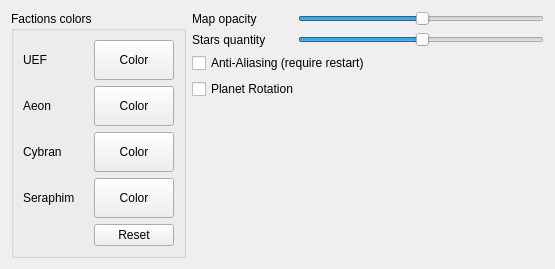
<?xml version="1.0" encoding="UTF-8"?>
<ui version="4.0">
 <class>mainWidget</class>
 <widget class="QWidget" name="mainWidget">
  <property name="geometry">
   <rect>
    <x>0</x>
    <y>0</y>
    <width>555</width>
    <height>258</height>
   </rect>
  </property>
  <property name="windowTitle">
   <string>Galactic War Options</string>
  </property>
  <property name="styleSheet">
   <string notr="true"/>
  </property>
  <layout class="QGridLayout" name="gridLayout_2">
   <item row="0" column="0" rowspan="5">
    <widget class="QGroupBox" name="groupBox">
     <property name="minimumSize">
      <size>
       <width>160</width>
       <height>0</height>
      </size>
     </property>
     <property name="title">
      <string>Factions colors</string>
     </property>
     <layout class="QGridLayout" name="gridLayout">
      <item row="0" column="0">
       <widget class="QLabel" name="label_2">
        <property name="text">
         <string>UEF</string>
        </property>
       </widget>
      </item>
      <item row="0" column="1">
       <widget class="QPushButton" name="uefColor">
        <property name="minimumSize">
         <size>
          <width>40</width>
          <height>40</height>
         </size>
        </property>
        <property name="text">
         <string>Color</string>
        </property>
        <property name="flat">
         <bool>false</bool>
        </property>
       </widget>
      </item>
      <item row="1" column="0">
       <widget class="QLabel" name="label_3">
        <property name="text">
         <string>Aeon</string>
        </property>
       </widget>
      </item>
      <item row="1" column="1">
       <widget class="QPushButton" name="aeonColor">
        <property name="minimumSize">
         <size>
          <width>40</width>
          <height>40</height>
         </size>
        </property>
        <property name="text">
         <string>Color</string>
        </property>
       </widget>
      </item>
      <item row="2" column="0">
       <widget class="QLabel" name="label_4">
        <property name="text">
         <string>Cybran</string>
        </property>
       </widget>
      </item>
      <item row="2" column="1">
       <widget class="QPushButton" name="cybranColor">
        <property name="minimumSize">
         <size>
          <width>40</width>
          <height>40</height>
         </size>
        </property>
        <property name="text">
         <string>Color</string>
        </property>
       </widget>
      </item>
      <item row="3" column="0">
       <widget class="QLabel" name="label_5">
        <property name="minimumSize">
         <size>
          <width>65</width>
          <height>0</height>
         </size>
        </property>
        <property name="text">
         <string>Seraphim</string>
        </property>
       </widget>
      </item>
      <item row="3" column="1">
       <widget class="QPushButton" name="seraphimColor">
        <property name="sizePolicy">
         <sizepolicy hsizetype="Fixed" vsizetype="Fixed">
          <horstretch>0</horstretch>
          <verstretch>0</verstretch>
         </sizepolicy>
        </property>
        <property name="minimumSize">
         <size>
          <width>40</width>
          <height>40</height>
         </size>
        </property>
        <property name="maximumSize">
         <size>
          <width>100</width>
          <height>50</height>
         </size>
        </property>
        <property name="baseSize">
         <size>
          <width>100</width>
          <height>100</height>
         </size>
        </property>
        <property name="text">
         <string>Color</string>
        </property>
       </widget>
      </item>
      <item row="4" column="1">
       <widget class="QPushButton" name="colorResetButton">
        <property name="text">
         <string>Reset</string>
        </property>
       </widget>
      </item>
     </layout>
    </widget>
   </item>
   <item row="0" column="1">
    <layout class="QHBoxLayout" name="horizontalLayout">
     <item>
      <widget class="QLabel" name="label">
       <property name="minimumSize">
        <size>
         <width>100</width>
         <height>0</height>
        </size>
       </property>
       <property name="maximumSize">
        <size>
         <width>100</width>
         <height>16777215</height>
        </size>
       </property>
       <property name="text">
        <string>Map opacity</string>
       </property>
      </widget>
     </item>
     <item>
      <widget class="QSlider" name="mapTransparencySlider">
       <property name="maximum">
        <number>99</number>
       </property>
       <property name="value">
        <number>50</number>
       </property>
       <property name="orientation">
        <enum>Qt::Horizontal</enum>
       </property>
      </widget>
     </item>
    </layout>
   </item>
   <item row="1" column="1">
    <layout class="QHBoxLayout" name="horizontalLayout_2">
     <item>
      <widget class="QLabel" name="label_6">
       <property name="minimumSize">
        <size>
         <width>100</width>
         <height>0</height>
        </size>
       </property>
       <property name="maximumSize">
        <size>
         <width>100</width>
         <height>16777215</height>
        </size>
       </property>
       <property name="text">
        <string>Stars quantity</string>
       </property>
      </widget>
     </item>
     <item>
      <widget class="QSlider" name="starsSlider">
       <property name="maximum">
        <number>99</number>
       </property>
       <property name="value">
        <number>50</number>
       </property>
       <property name="orientation">
        <enum>Qt::Horizontal</enum>
       </property>
      </widget>
     </item>
    </layout>
   </item>
   <item row="2" column="1">
    <widget class="QCheckBox" name="AAcheckBox">
     <property name="text">
      <string>Anti-Aliasing (require restart)</string>
     </property>
    </widget>
   </item>
   <item row="3" column="1">
    <widget class="QCheckBox" name="rotationcheckBox">
     <property name="text">
      <string>Planet Rotation</string>
     </property>
    </widget>
   </item>
   <item row="4" column="1">
    <spacer name="verticalSpacer">
     <property name="orientation">
      <enum>Qt::Vertical</enum>
     </property>
     <property name="sizeHint" stdset="0">
      <size>
       <width>20</width>
       <height>137</height>
      </size>
     </property>
    </spacer>
   </item>
  </layout>
 </widget>
 <resources/>
 <connections/>
</ui>
